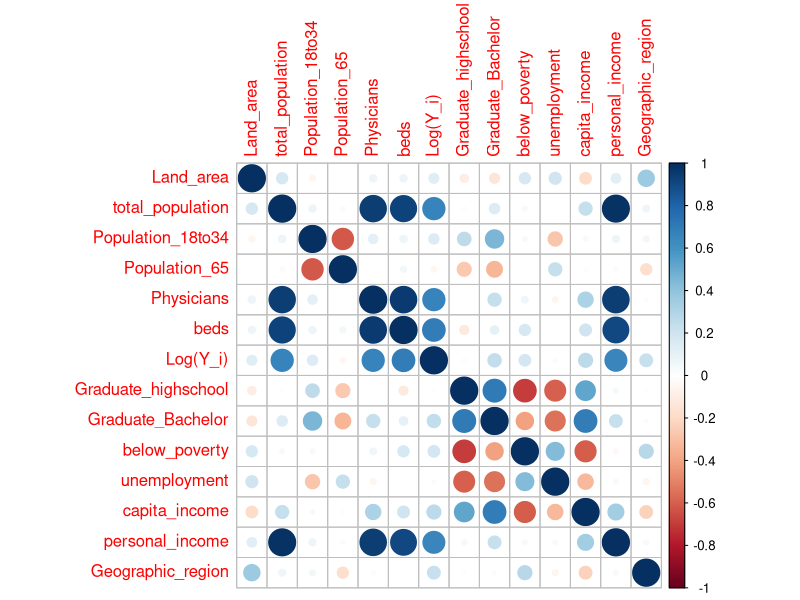
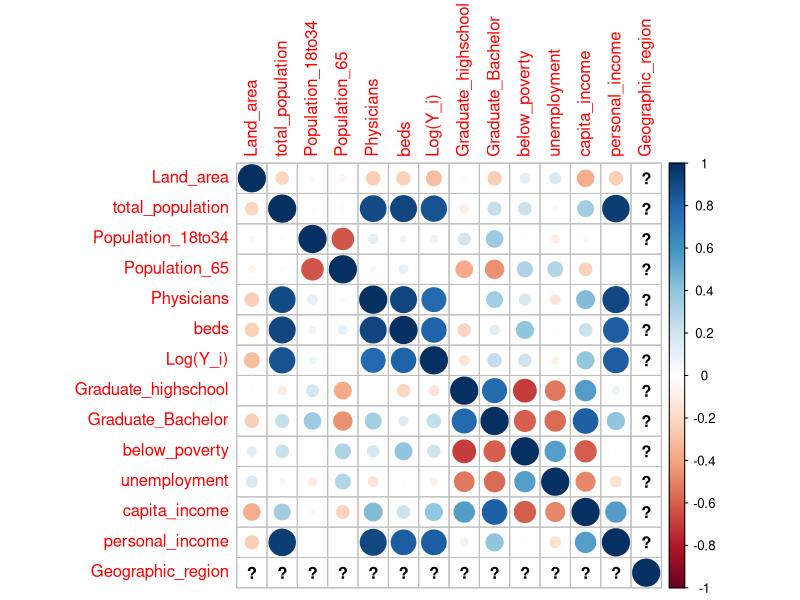
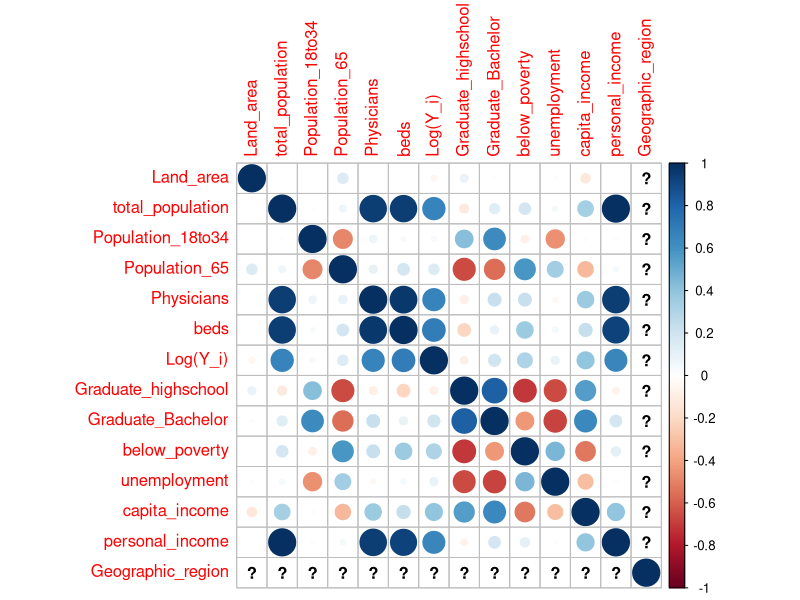
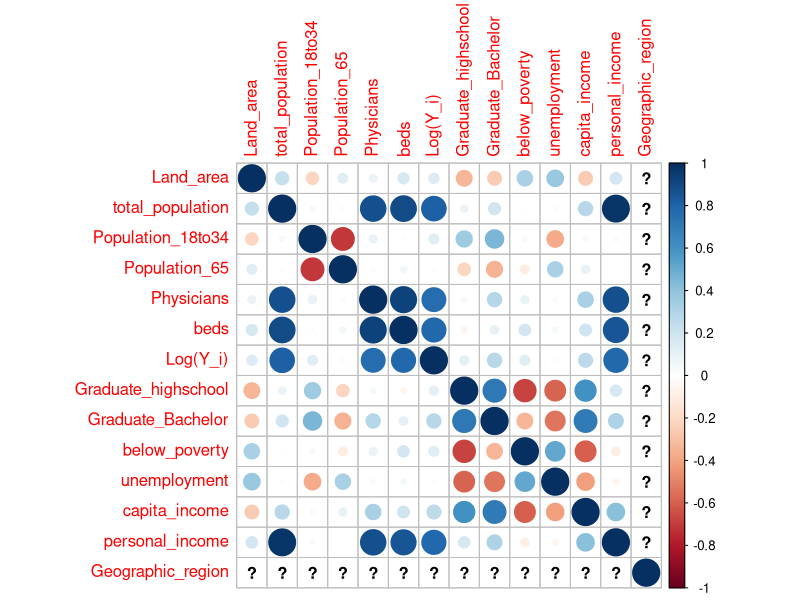
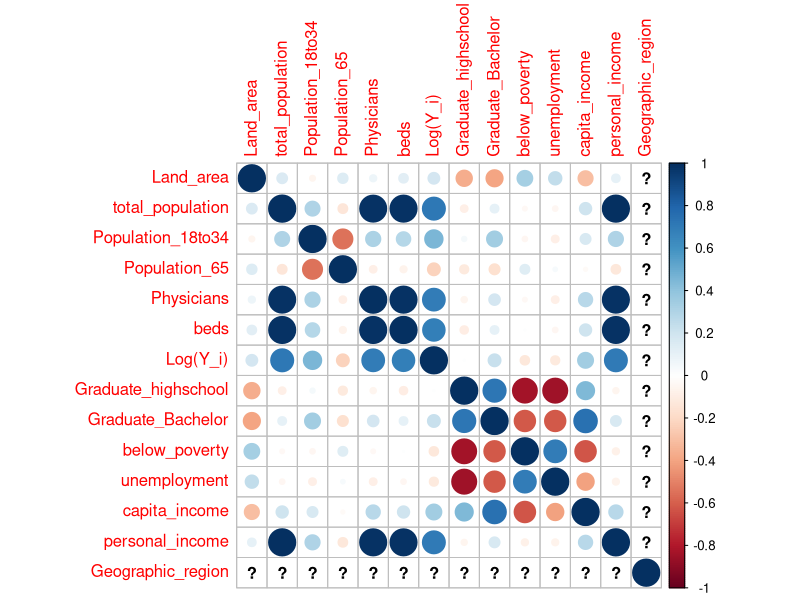

The R source for these figures, in order:
## ---- chunk 1
# RUN THESE ALL ONCE!!! un-comment the code blocks as you go
#install.packages(c("usethis", "gitcreds"))

# then run this:
#usethis::create_github_token()

# which opens GitHub in your browser, generate a token
# COPY it before closing the page

# run this and paste token into terminal when prompted
#gitcreds::gitcreds_set()

# done! :) make sure to re-comment the code blocks

# hi its tarilyn
## ---- chunk 2
# make sure to download any you dont have with: install.packages("package_name")
library(here)
library(corrplot)
library(tidyverse)
## ---- chunk 3
Demographic <- read.table(here("data", "Demographic.txt")) # more robust read-in

# change column names to match correct variables
colnames(Demographic) <- c('ID','County','state','Land_area','total_population',
                          'Population_18to34','Population_65','Physicians','beds',
                          'Y_i','Graduate_highschool','Graduate_Bachelor','below_poverty',
                          'unemployment','capita_income','personal_income','Geographic_region')
Demographic2 <- Demographic

# Variable names and dimensions of the table
head(Demographic2)
names(Demographic2)
dim(Demographic2)

Demographic2$Y_i <- log(Demographic$Y_i) # log transfrom Y

colnames(Demographic2)[10] <- "Log(Y_i)"
cor(Demographic2[,4:17])


# General correlation plot 
corrplot(cor(Demographic2[,4:17]))

## ---- chunk 4
region_1 <- Demographic2[Demographic2$Geographic_region == 1,]
region_2 <- Demographic2[Demographic2$Geographic_region == 2,]
region_3 <- Demographic2[Demographic2$Geographic_region == 3,]
region_4 <- Demographic2[Demographic2$Geographic_region == 4,]

n1<-nrow(region_1)
n2<-nrow(region_2)
n3<-nrow(region_3)
n4<-nrow(region_4)


regions <- list(region_1, region_2, region_3, region_4)

for (region in regions) {
  corrplot(cor(region[,4:17])) # corr plot for each region
}
